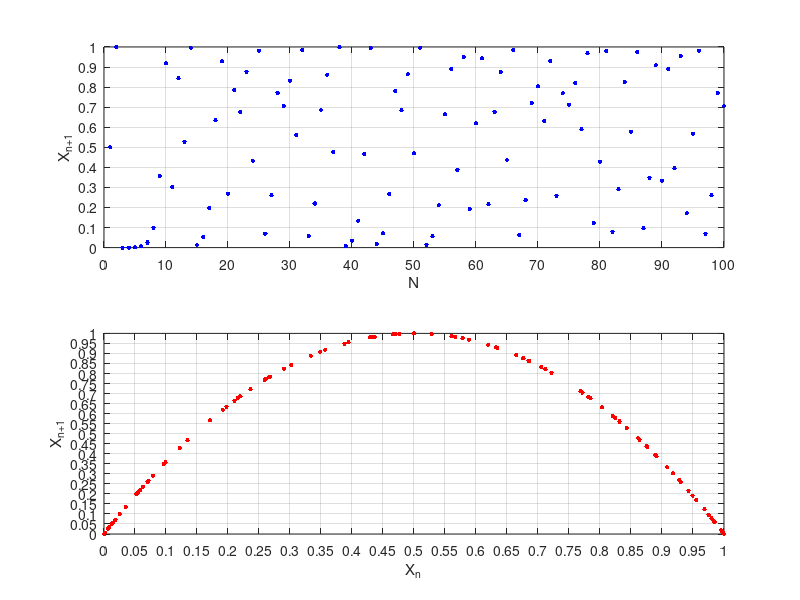

Write the MATLAB code that produced this figure. (Note: this script raises an error after producing the figure.)
N = 100;
r = 2.9;
r = 3.9999;
x1 = 0.5;
;

X = zeros(1,N);
X(1) = x1;

for i = 1:N - 1
    X(i + 1) = r * X(i) * (1 - X(i));
end

close all
figure()

subplot(2,1,1)
p = plot([1:N], X, 'b.');
set(p, 'markersize', 10)
set(gca,'ylim',[0 1],'xlim',[0 N],'xtick',0:N/10:N,'ytick',0:0.1:1)
grid on

xlabel('N');
ylabel('X_{n+1}');
hold on
subplot(2,1,2)
Xn_plus_one = X(2:end);
p = plot(X(1:N - 1), Xn_plus_one, 'r.');
set(gca,'ylim',[0 1],'xlim',[0 1],'xtick',0:0.05:1,'ytick',0:0.05:1)
set(p, 'markersize', 10)
grid on

xlabel('X_{n}');
ylabel('X_{n+1}');
currentFigure = gcf;
title(currentFigure.Children(end),[sprintf('x_{n+1} = rx_n(1 - x_n)\n') sprintf('x = %.2f\n', x1) sprintf('r = %.5f', r)], 'FontSize', 14);

